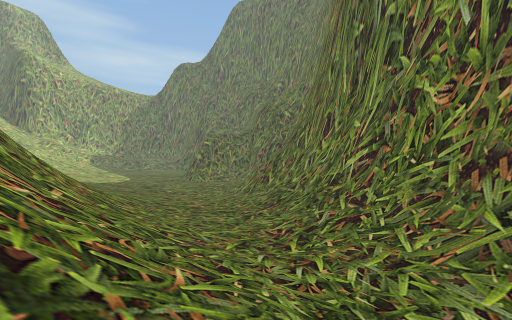
[1] (above)

20 first-person views from a walk through a 3-D level made in the Unity game engine. The camera is 1.5 m above the floor, tilts 2° down and sees 90° across. The floor is counted in squares, 2 m on a side. Each view is taken from the middle of a square. On the plan, view 1 faces up. The plan holds only what a view shows up to about 9 squares ahead; the rest is blank. The place goes on beyond the plan.

[2]
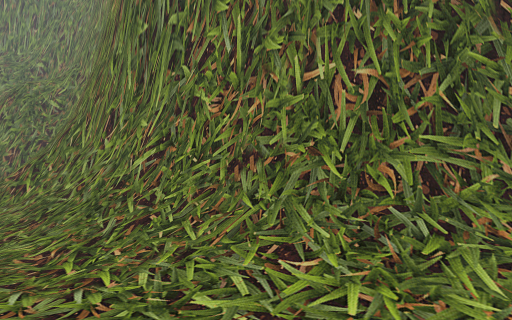

[3]
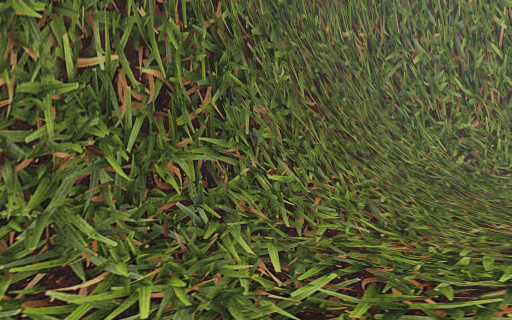

[4]
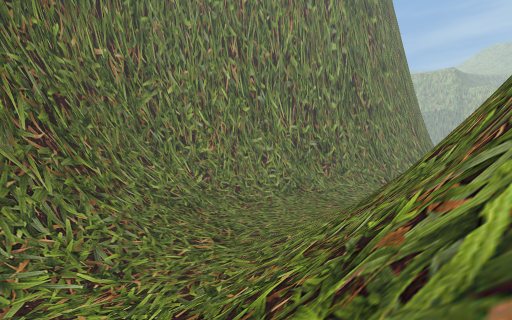

[5]
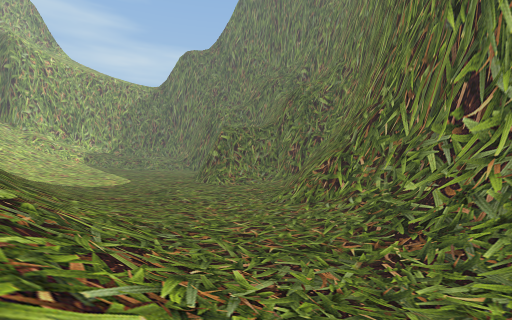

[6]
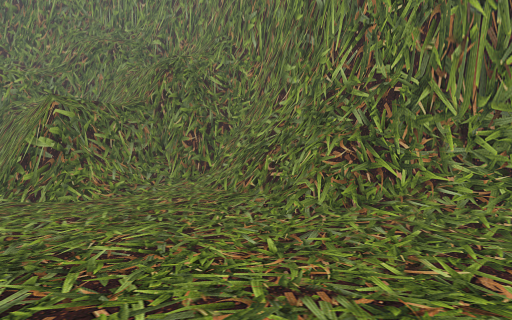

[7]
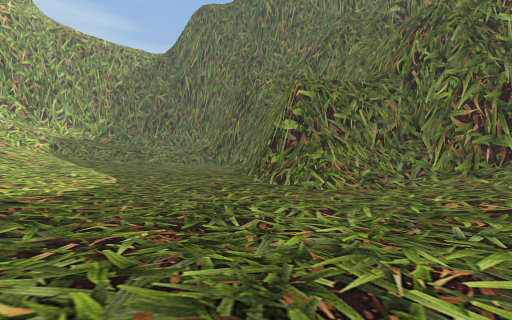

[8]
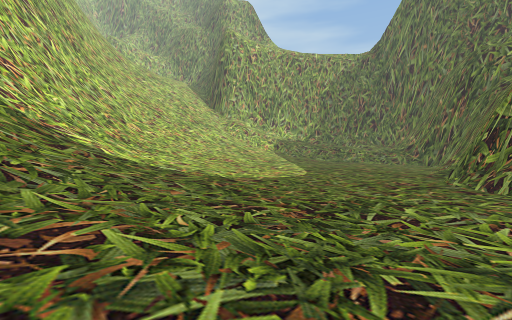

[9]
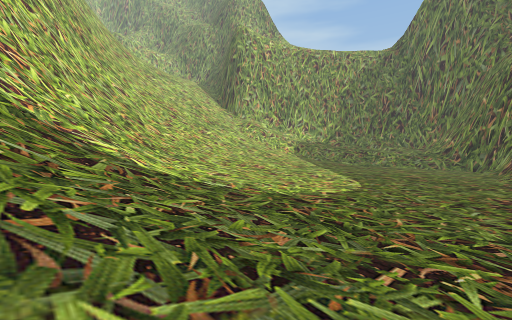

[10]
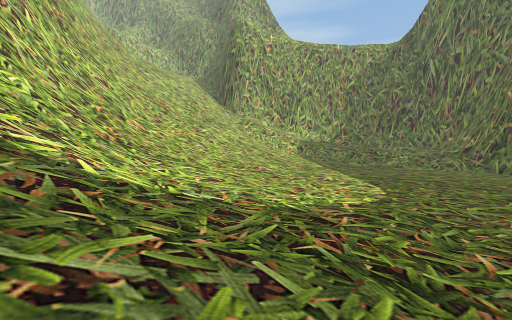

[11]
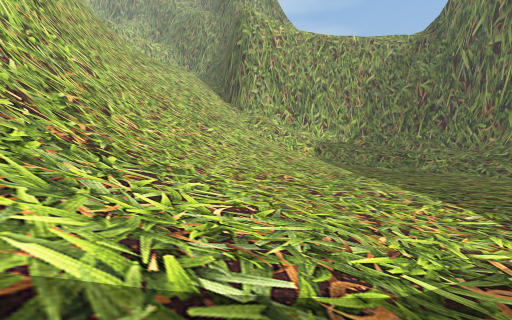

[12]
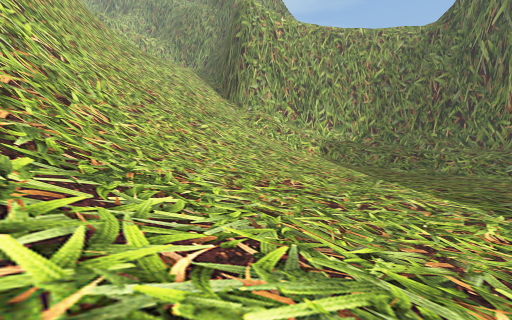

[13]
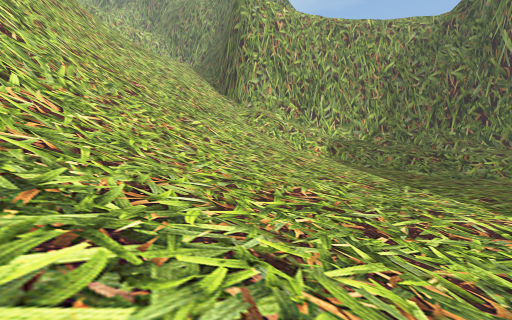

[14]
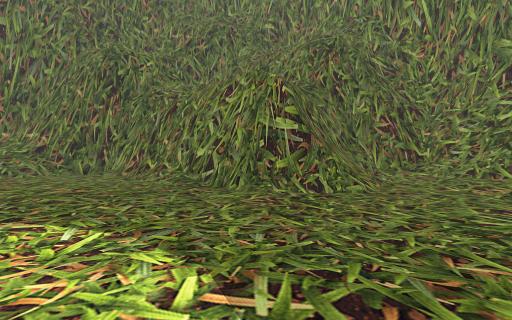

[15]
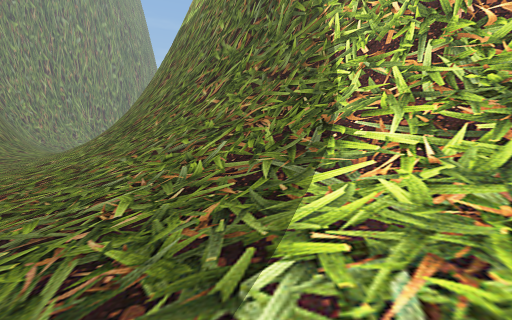

[16]
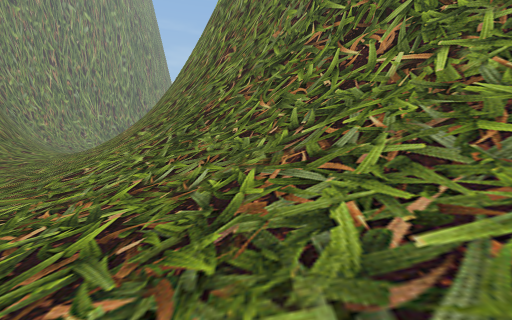

[17]
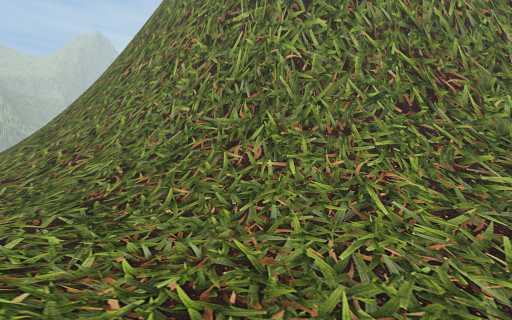

[18]
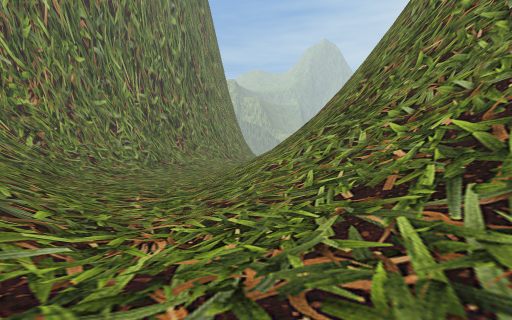

[19]
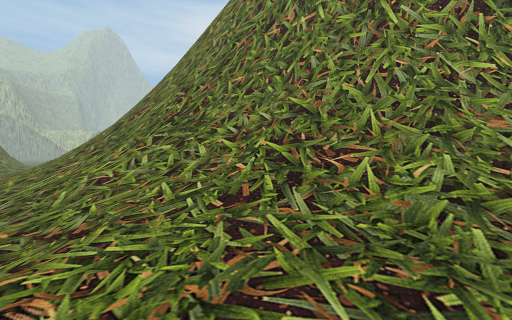

[20]
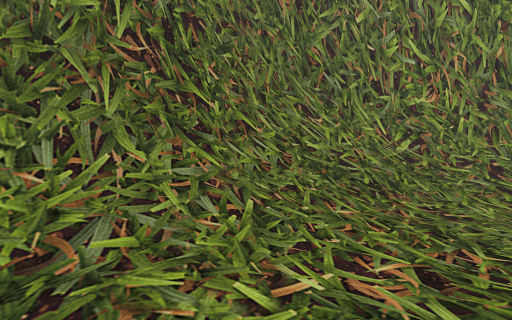

### Floor plan
Key: @ floor where view 1 was taken; # wall or solid block; . main floor; : floor 0.5 m higher than the main floor; + floor 0.75 m higher than the main floor; * floor 1.25 m higher than the main floor; % floor 1.75 m higher than the main floor; & floor 2 m higher than the main floor; $ floor 2.5 m higher than the main floor; / step, stairs or slope; = window, fence, low wall or low ledge.
Columns run from 24 left of view 1 to 10 right of it. Each row starts with its distance up from view 1.
 29            ....
 28           :.....
 27          +:......
 26         ++:....../
 25        %*+:....../#
 24       /%*+::......#
 23      //%*+::......#
 22     ///&%++:......######
 21    /////%++:.......##//##
 20   ////////+::......=///:##
 19  /////////++::........../#
 18 ###////////++:.........:/#
 17  ####///////++:........:=#
 16    ###///////++:.......:##
 15      ###//////++:......:##
 14        ##=//////+:...../##
 13         ###=/////+:..../=##
 12           ###/////+::..:/##
 11             ##/////+:::://#
 10              ##/////+:::+/#
  9               ##/////++++/#
  8                ##/////+++/##
  7                 ##////+++//#
  6                  ##////*+*/#
  5                   ##////**/##
  4                    ##///%%//#
  3                     #////%%/##
  2                     ##///%%//#
  1                      #////%//##
  0                      ##/@/&&//#
 -1                       #////&&/##
 -2                       ##///&%//##
 -3                        #///&%%//##
 -4                        #///$%%///##
 -5                        ##///%%%///#
 -6                         #///%%%%///
 -7                         #////%%%///
 -8                         #////%*%%//
 -9                         #////%**%//

Positions as (right, up) in squares from view 1, and headings:
1: (0, 0), facing up
2: (0, 0), facing up-right
3: (0, 0), facing right
4: (-1, -1), facing down-right
5: (-2, 4), facing up
6: (-6, 10), facing up-right
7: (-6, 13), facing up
8: (-5, 13), facing up-left
9: (-7, 13), facing up-left
10: (-8, 14), facing up-left
11: (-10, 15), facing up-left
12: (-11, 16), facing up-left
13: (-12, 17), facing up-left
14: (-11, 17), facing up-right
15: (-11, 17), facing down
16: (-8, 14), facing down
17: (2, 7), facing down-left
18: (3, 0), facing down
19: (4, 0), facing down-left
20: (3, -4), facing right
